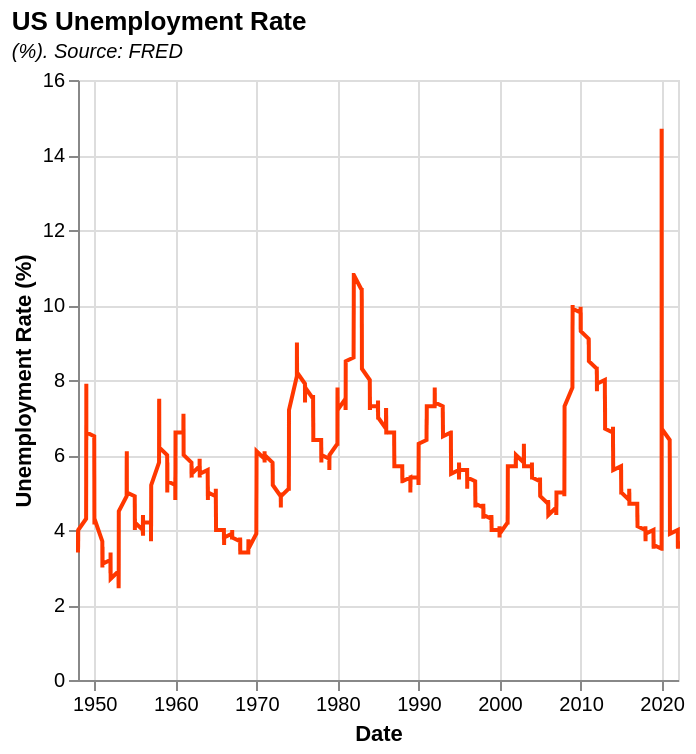

Write a Vega-Lite specification for this figure.
### Vega-Lite specification from a JSON file in a GitHub repository (floating-point values rounded to 4 significant figures; data arrays with more than 128 entries replaced by an {"elided": "..."} marker saying what was removed)
{"$schema": "https://vega.github.io/schema/vega-lite/v5.json", "description": "A simple bar chart with embedded data.", "title": {"text": "US Unemployment Rate", "subtitle": "(%). Source: FRED", "subtitleFontStyle": "italic", "subtitleFontSize": 10, "anchor": "start", "color": "black"}, "data": {"values": {"elided": "898 records"}}, "height": 300, "width": 300, "mark": {"type": "line", "color": "#ff3700"}, "encoding": {"y": {"field": "Unemployment Rate (%)", "type": "quantitative", "axis": {"labelAngle": 0}}, "x": {"field": "Date", "type": "temporal"}}}
